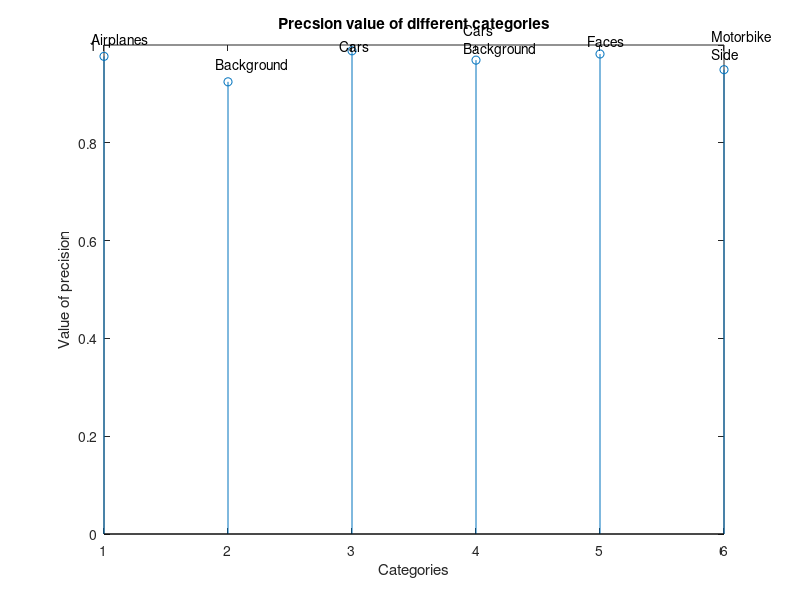
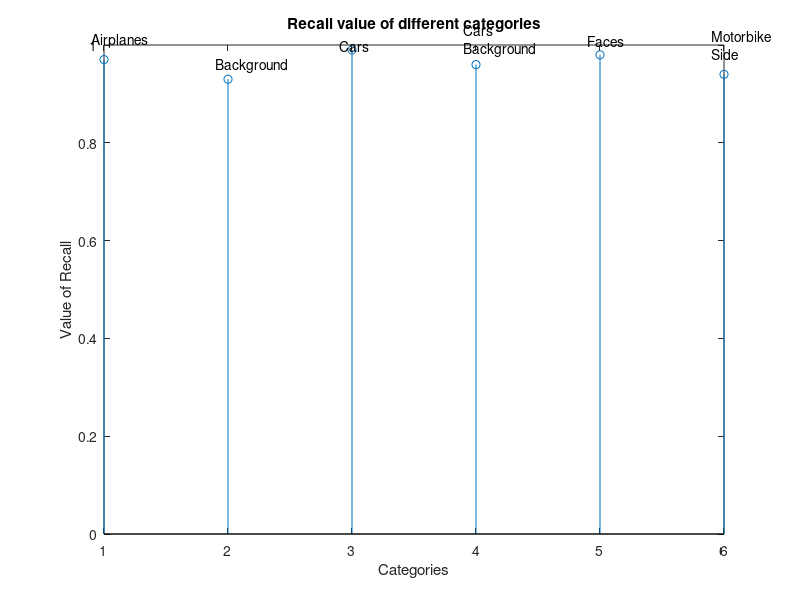
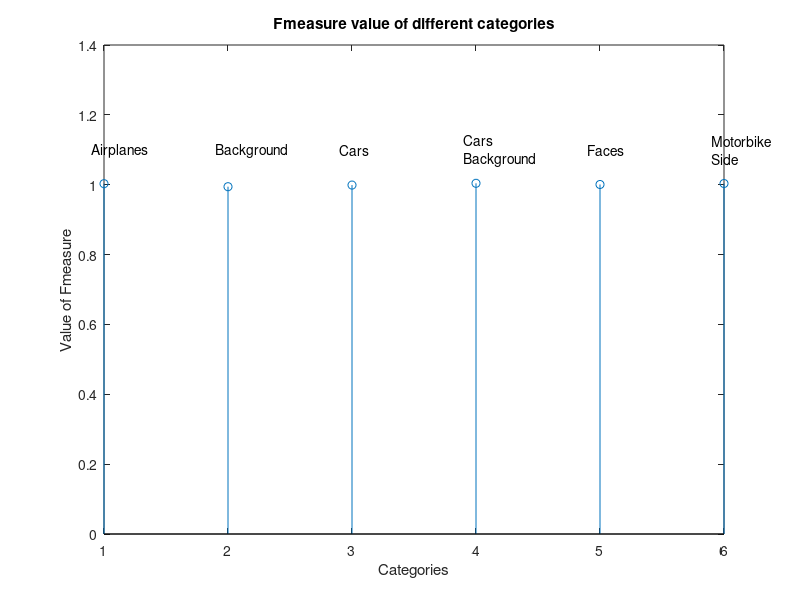

These figures' MATLAB source, in order:
%total of all the categories

as_total = 537;
bg_total = 450;
cars_total = 578;
cars_bg_total = 686;
faces_total = 225;
ms_total = 413;


%%%airplane_side precison and recall

as_tp = 521;
as_fp= 0.03* ms_total;
as_ic=as_total-as_tp;

as_precision = as_tp/(as_tp + as_fp);
as_recall = as_tp / (as_tp + as_ic);
as_fm= 2 / ( (1/as_precision) + (as_recall) );

%%%background precison and recall

bg_tp = 0.93 * bg_total;
bg_fp= 0.01 * as_total + 0.03 * cars_total + 0.01 * cars_bg_total + 0.02 * faces_total;
bg_ic=bg_total-bg_tp;

bg_precision = bg_tp/(bg_tp + bg_fp);
bg_recall = bg_tp / (bg_tp + bg_ic);
bg_fm= 2 / ( (1/bg_precision) + (bg_recall) );

%%%cars precison and recall

cars_tp = 0.99 * cars_total;
cars_fp=  0.01 * cars_bg_total;
cars_ic=cars_total-cars_tp;

cars_precision = cars_tp/(cars_tp +cars_fp);
cars_recall = cars_tp / (cars_tp + cars_ic);
cars_fm= 2 / ( (1/cars_precision) + (cars_recall) );

%%%cars_bg precison and recall

cars_bg_tp = 0.96 * cars_bg_total;
cars_bg_fp=  0.02 * as_total + 0.01 * cars_total + 0.01 * bg_total;
cars_bg_ic=cars_bg_total-cars_bg_tp;

cars_bg_precision = cars_bg_tp/(cars_bg_tp +cars_bg_fp);
cars_bg_recall = cars_bg_tp / (cars_bg_tp + cars_bg_ic);
cars_bg_fm= 2 / ( (1/cars_bg_precision) + (cars_bg_recall) );

%%%faces precison and recall

faces_tp = 0.98 * faces_total;
faces_fp=  0.01 * ms_total;
faces_ic=faces_total-faces_tp;

faces_precision = faces_tp/(faces_tp +faces_fp);
faces_recall = faces_tp / (faces_tp + faces_ic);
faces_fm= 2 / ( (1/faces_precision) + (faces_recall) );

%%%motorbike_side precison and recall

ms_tp = 0.94 * ms_total;
ms_fp=  0.03 * as_total + 0.02 * faces_total;
ms_ic=ms_total-ms_tp;

ms_precision = ms_tp/(ms_tp +ms_fp);
ms_recall = ms_tp / (ms_tp + ms_ic);
ms_fm= 2 / ( (1/ms_precision) + (ms_recall) );


%plotting of prescison

total_precision = [as_precision,bg_precision,cars_precision,cars_bg_precision,faces_precision,ms_precision];

x=[1,2,3,4,5,6];

figure;

str1={'Airplanes'};
str2={'Background'};
str3={'Cars'};
str4={'Cars','Background'};
str5={'Faces'};
str6={'Motorbike','Side'};


stem(x,total_precision);
hold on;
title('Precsion value of different categories');


text(0.9,1.01,str1);
text(1.9,0.96,str2);
text(2.9,1,str3);
text(3.9,1.01,str4);
text(4.9,1.01,str5);
text(5.9,1,str6);


ylabel('Value of precision')
xlabel('Categories')


%plotting of recall

total_precision = [as_recall,bg_recall,cars_recall,cars_bg_recall,faces_recall,ms_recall];

x=[1,2,3,4,5,6];

figure;

str1={'Airplanes'};
str2={'Background'};
str3={'Cars'};
str4={'Cars','Background'};
str5={'Faces'};
str6={'Motorbike','Side'};


stem(x,total_precision);
hold on;
title('Recall value of different categories');


text(0.9,1.01,str1);
text(1.9,0.96,str2);
text(2.9,1,str3);
text(3.9,1.01,str4);
text(4.9,1.01,str5);
text(5.9,1,str6);


ylabel('Value of Recall')
xlabel('Categories')

%plotting of Fmeasure

total_precision = [as_fm,bg_fm,cars_fm,cars_bg_fm,faces_fm,ms_fm];

x=[1,2,3,4,5,6];

figure;

str1={'Airplanes'};
str2={'Background'};
str3={'Cars'};
str4={'Cars','Background'};
str5={'Faces'};
str6={'Motorbike','Side'};


stem(x,total_precision);
hold on;
title('Fmeasure value of different categories');


text(0.9,1.1,str1);
text(1.9,1.1,str2);
text(2.9,1.1,str3);
text(3.9,1.1,str4);
text(4.9,1.1,str5);
text(5.9,1.1,str6);


ylabel('Value of Fmeasure')
xlabel('Categories')












